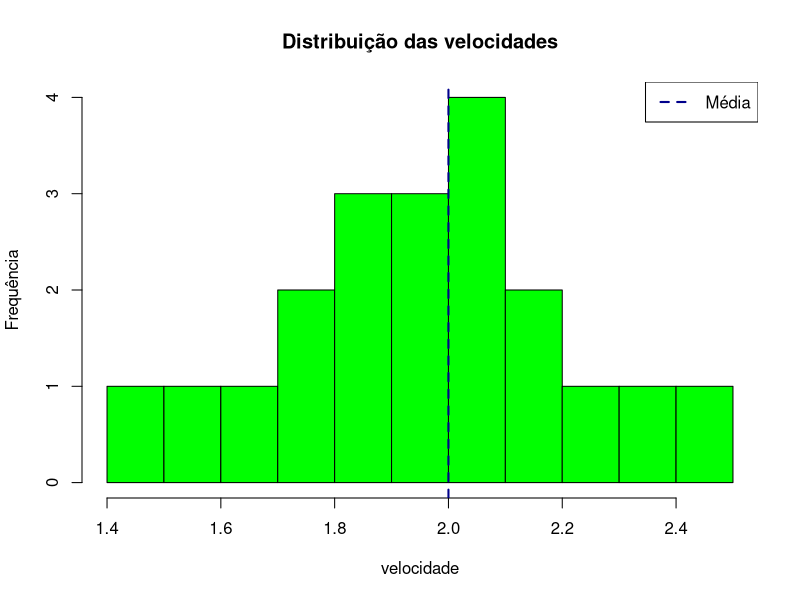

Recreate this plot in R.
## ---- chunk 1
knitr::opts_chunk$set(echo = FALSE)
## ---- chunk 2
# Instale o pacote 'modeest' se ainda não tiver
if(!require(modeest)) install.packages("modeest")
library(modeest)
library(knitr)

## ---- chunk 3
# Dados coletados
ponto <- 1:20
vel <- c( 2.1, 1.7, 1.9, 2, 2.2, 1.6, 2.2, 1.9, 2.5, 2.1, 1.9, 1.4, 2, 2.1, 2.4, 2.1, 2.3, 1.8, 2, 1.8 )

# Criando tabela
tabela_sinal <- data.frame(
  `Tempo` = ponto,
  `Velocidade` = vel
)

# Exibindo tabela
kable(tabela_sinal, caption = "Tabela 1: Valores das medições de celocidade")

## ---- chunk 4
# Estatísticas
media <- mean(vel)
mediana <- median(vel)
moda <- mlv(vel, method = "mfv")
desvio_padrao <- sd(vel)
variancia <- var(vel)
minimo <- min(vel)
maximo <- max(vel)
amplitude <- maximo - minimo
quartis <- quantile(vel)
iqr <- IQR(vel)

# Tabela resumo
tabela_estatisticas <- data.frame(
  Medida = c("Média", "Mediana", "Moda", "Desvio Padrão", "Variância",
             "Mínimo", "Máximo", "Amplitude", "1º Quartil (Q1)", "3º Quartil (Q3)", "IQR"),
  Valor = round(c(media, mediana, moda, desvio_padrao, variancia,
                  minimo, maximo, amplitude, quartis[2], quartis[4], iqr), 2)
)

# Exibindo tabela
kable(tabela_estatisticas, caption = "Tabela 2: Medidas Estatísticas das velocidades ")

## ---- chunk 5
hist(vel, breaks = 15, col = "green", border = "black",
     main = "Distribuição das velocidades",
     xlab = "velocidade", ylab = "Frequência")
abline(v = media, col = "darkblue", lwd = 2, lty = 2)
legend("topright", legend = c("Média"), col = "darkblue", lty = 2, lwd = 2)
